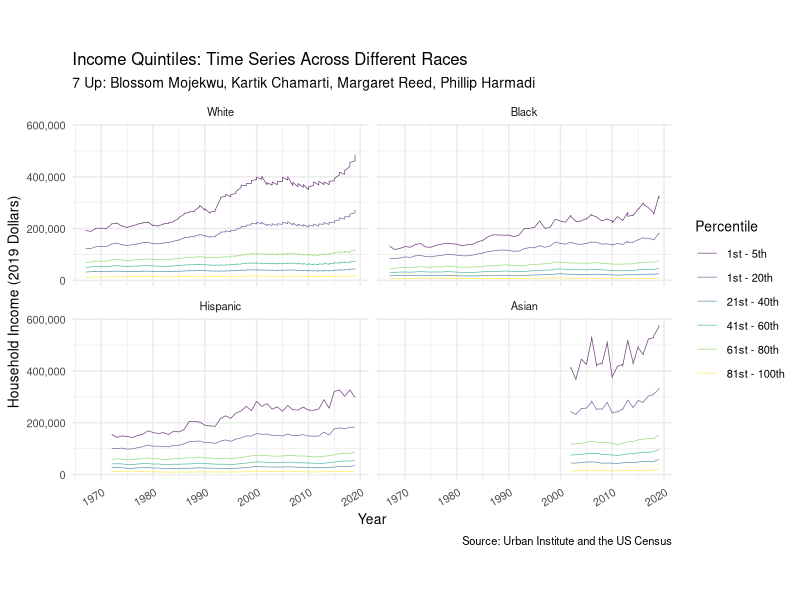
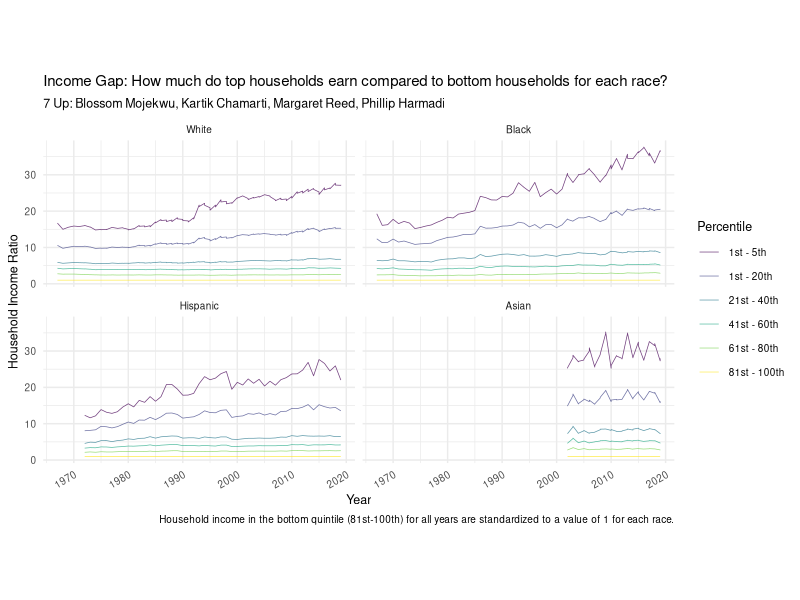
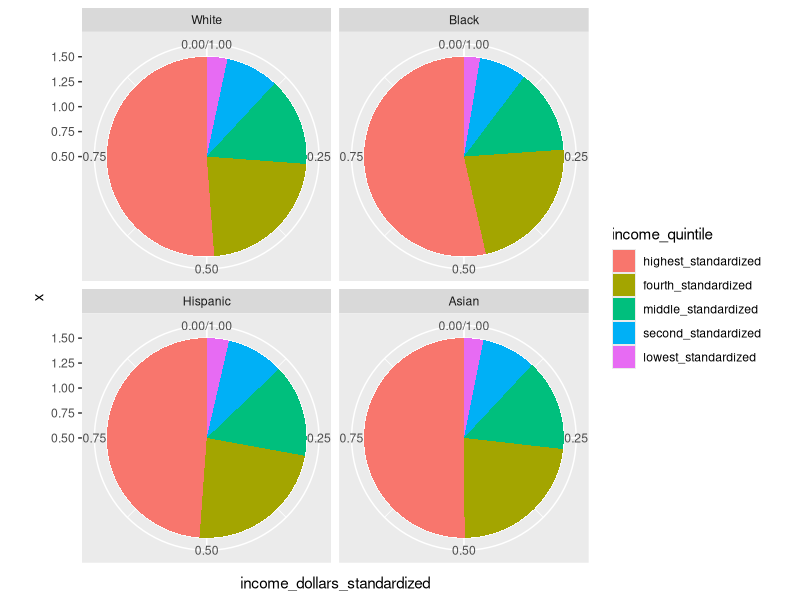
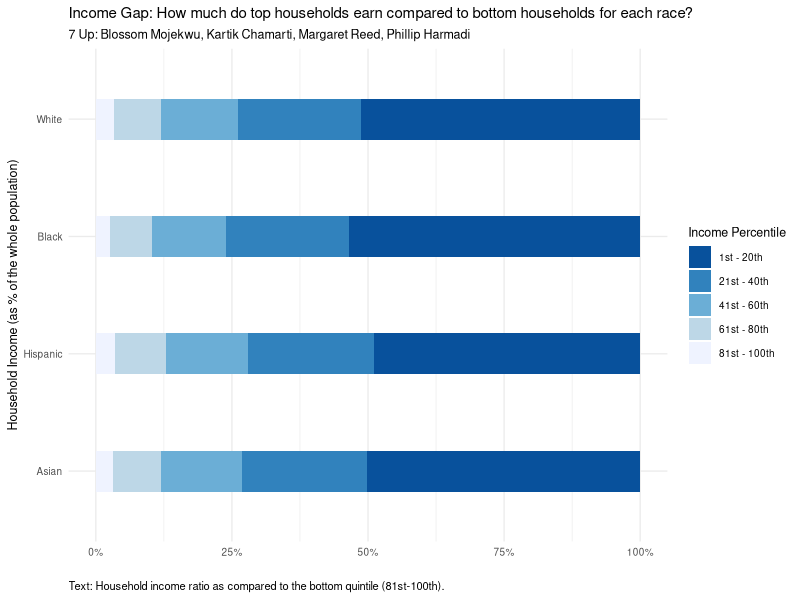
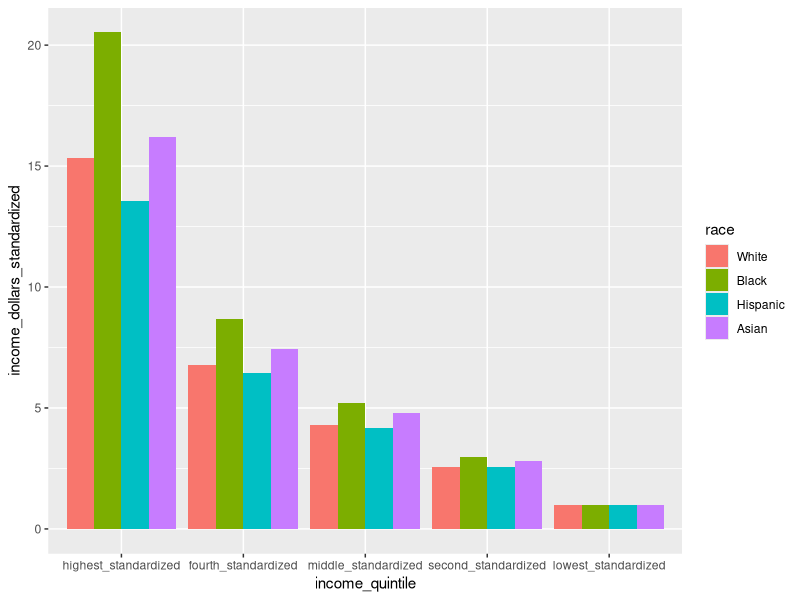
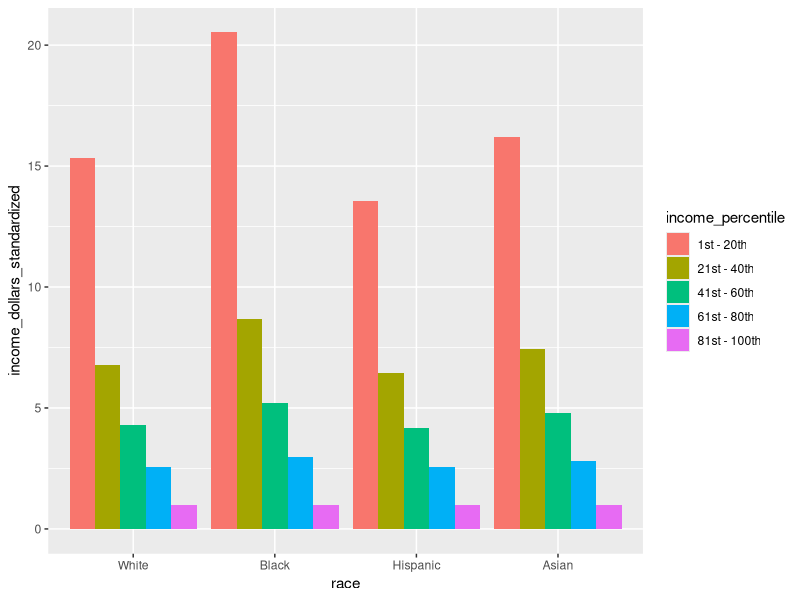

Write R code to recreate these figures, in order.
## ---- chunk 1
knitr::opts_chunk$set(echo = TRUE)
## ---- chunk 2
library(tidyverse)
## ---- chunk 3
income_mean <- read.csv(file = "../data/income_mean.csv")
## ---- chunk 4
income_mean$race <- as.character(income_mean$race)

income_mean <- income_mean %>%
  mutate(race = str_remove(race, ',?\\s(.*)'))

income_mean$race <- factor(income_mean$race,
                           levels = c("All", "White", "Black", "Hispanic",
                                      "Asian"))
## ---- chunk 5
income_mean <- income_mean %>%
  mutate(income_percentile = case_when(
      income_quintile == "Top 5%"   ~ "1st - 5th",
      income_quintile == "Highest"  ~ "1st - 20th",
      income_quintile == "Second"   ~ "21st - 40th",
      income_quintile == "Middle"   ~ "41st - 60th",
      income_quintile == "Fourth"   ~ "61st - 80th",
      income_quintile == "Lowest"   ~ "81st - 100th")) 


income_mean$income_percentile <- as.factor(income_mean$income_percentile) 

income_mean$income_percentile <- factor(income_mean$income_percentile, 
                                        levels = c("1st - 5th", "1st - 20th", 
                                                   "21st - 40th",
                                                   "41st - 60th", "61st - 80th", 
                                                   "81st - 100th"))
## ---- chunk 6
income_mean <- income_mean %>% filter(dollar_type == "2019 Dollars")

income_mean <- income_mean %>% filter(race != "All")
## ---- chunk 7
ggplot(data = income_mean,
       mapping = aes(x = year,
                     y = income_dollars,
                     colour = income_percentile)) +
  geom_line(size = 0.25, alpha = 0.75) + 
  facet_wrap(. ~ race, nrow = 2) +
  labs(
    title = "Income Quintiles: Time Series Across Different Races",
    subtitle = "7 Up: Blossom Mojekwu, Kartik Chamarti, Margaret Reed, Phillip Harmadi",
    x = "Year", 
    y = "Household Income (2019 Dollars)", 
    color = "Percentile",
    caption = "Source: Urban Institute and the US Census"
    ) +
  scale_x_continuous(breaks = scales::pretty_breaks(n = 5)) +
  scale_y_continuous(labels = scales::comma) +
  scale_colour_viridis_d() +
  theme_minimal() +
  theme(text = element_text(size = 10), 
        axis.text.x = element_text(angle = 30, hjust = 1),
        axis.text.y = element_text(angle = 0, hjust = 1)) +
  coord_fixed(ratio = 1 / 20000)
## ---- chunk 8
income_mean_wider <- income_mean %>%
  select(-c(income_percentile)) %>%
  pivot_wider(names_from = income_quintile, 
                                  values_from = c("income_dollars")) %>% unnest()
income_mean_wider <- income_mean_wider %>%
  mutate(lowest_standardized = 1,
         second_standardized = Second / Lowest,
         middle_standardized = Middle / Lowest,
         fourth_standardized = Fourth / Lowest,
         highest_standardized = Highest / Lowest,
         top_5_pct_standardized = `Top 5%` / Lowest)

income_mean_wider <- income_mean_wider %>%
  select(-c("Lowest", "Second", "Middle", "Fourth", "Highest", "Top 5%")) %>%
  filter(dollar_type == "2019 Dollars") %>%
  select(-c("dollar_type")) 
## ---- chunk 9
income_mean_final <- income_mean_wider %>% 
  pivot_longer(cols = !year:race,
               names_to = "income_quintile", 
               values_to = "income_dollars")

income_mean_final <- income_mean_final %>%
  mutate(income_percentile = case_when(
      income_quintile == "top_5_pct_standardized"    ~ "1st - 5th",
      income_quintile == "highest_standardized"      ~ "1st - 20th",
      income_quintile == "fourth_standardized"       ~ "21st - 40th",
      income_quintile == "middle_standardized"       ~ "41st - 60th",
      income_quintile == "second_standardized"       ~ "61st - 80th",
      income_quintile == "lowest_standardized"       ~ "81st - 100th"),
      income_dollars_standardized = income_dollars) %>%
  select(-c("income_dollars"))

income_mean_final$income_percentile <- factor(income_mean_final$income_percentile, 
                                        levels = c("1st - 5th", "1st - 20th", 
                                                   "21st - 40th",
                                                   "41st - 60th", "61st - 80th", 
                                                   "81st - 100th"))
## ---- chunk 10
ggplot(data = income_mean_final,
       mapping = aes(x = year,
                     y = income_dollars_standardized,
                     colour = income_percentile)) +
  geom_line(size = 0.25, alpha = 0.75) + 
  facet_wrap(. ~ race, nrow = 2) +
  labs(
    title = "Income Gap: How much do top households earn compared to bottom households for each race?",
    subtitle = "7 Up: Blossom Mojekwu, Kartik Chamarti, Margaret Reed, Phillip Harmadi",
    x = "Year", y = "Household Income Ratio", 
    color = "Percentile",
    caption = "Household income in the bottom quintile (81st-100th) for all years are standardized to a value of 1 for each race."
    ) +
  scale_x_continuous(breaks = scales::pretty_breaks(n = 5)) +
  scale_y_continuous(labels = scales::comma) +
  scale_colour_viridis_d() +
  theme_minimal() +
  theme(text = element_text(size = 9), 
        axis.text.x = element_text(angle = 30, hjust = 1),
        axis.text.y = element_text(angle = 0, hjust = 1)) +
  coord_fixed(ratio = 1 / 1.5)
## ---- chunk 11
income_mean_final <- income_mean_final %>%
  mutate(income_quintile = fct_reorder(.f = income_quintile, .x = income_dollars_standardized, 
                                     .fun = mean, na.rm = FALSE, .desc = TRUE)) %>%
  filter(year == 2019) %>%
  filter(income_quintile != "top_5_pct_standardized") 

income_mean_final
## ---- chunk 12
income_mean_final %>%
  ggplot(aes(fill = income_quintile,
             x = 1,
             y = income_dollars_standardized)) + 
  geom_col(width = 1, position = "fill") +
  coord_polar(theta = "y") +
  facet_wrap(. ~ race, nrow = 2) 
  
## ---- chunk 13
income_mean_final %>%
  mutate(income_quintile = fct_reorder(.f = income_quintile, .x = income_dollars_standardized, 
                                     .fun = mean, na.rm = FALSE, .desc = TRUE)) %>%
  filter(year == 2019) %>%
  filter(income_quintile != "top_5_pct_standardized") %>%
  ggplot(aes(fill = income_percentile, 
             x = income_dollars_standardized, 
             y = reorder(race, desc(race)), 
             width = 0.35)) + 
  geom_bar(position = "fill", stat = "identity") +
  scale_fill_brewer(type = "seq", palette = "Blues", direction = -1) +
  labs(
    title = "Income Gap: How much do top households earn compared to bottom households for each race?",
    subtitle = "7 Up: Blossom Mojekwu, Kartik Chamarti, Margaret Reed, Phillip Harmadi",
    x = "", y = "Household Income (as % of the whole population)", 
    fill = "Income Percentile",
    caption = "Text: Household income ratio as compared to the bottom quintile (81st-100th)."
    ) +
  scale_colour_viridis_d() +
  scale_x_continuous(labels = scales::percent_format(scale = 100)) +
  theme_minimal(base_size = 10) +
  theme(text = element_text(size = 9),
        plot.caption = element_text(size = 8, hjust = 0))
## ---- chunk 14
income_mean_final %>%
  mutate(income_quintile = fct_reorder(.f = income_quintile, .x = income_dollars_standardized, 
                                     .fun = mean, na.rm = FALSE, .desc = TRUE)) %>%
  filter(year == 2019) %>%
  filter(income_quintile != "top_5_pct_standardized") %>%
  ggplot(aes(x = income_quintile, y = income_dollars_standardized, fill = race)) + 
  geom_bar(stat = "identity", position = position_dodge())
## ---- chunk 15
income_mean_final %>%
  mutate(income_quintile = fct_reorder(.f = income_percentile, .x = income_dollars_standardized, 
                                     .fun = mean, na.rm = FALSE, .desc = TRUE)) %>%
  filter(year == 2019) %>%
  filter(income_quintile != "top_5_pct_standardized") %>%
  ggplot(aes(fill = income_percentile, y = income_dollars_standardized, x = race)) + 
  geom_bar(stat = "identity", position = position_dodge())
